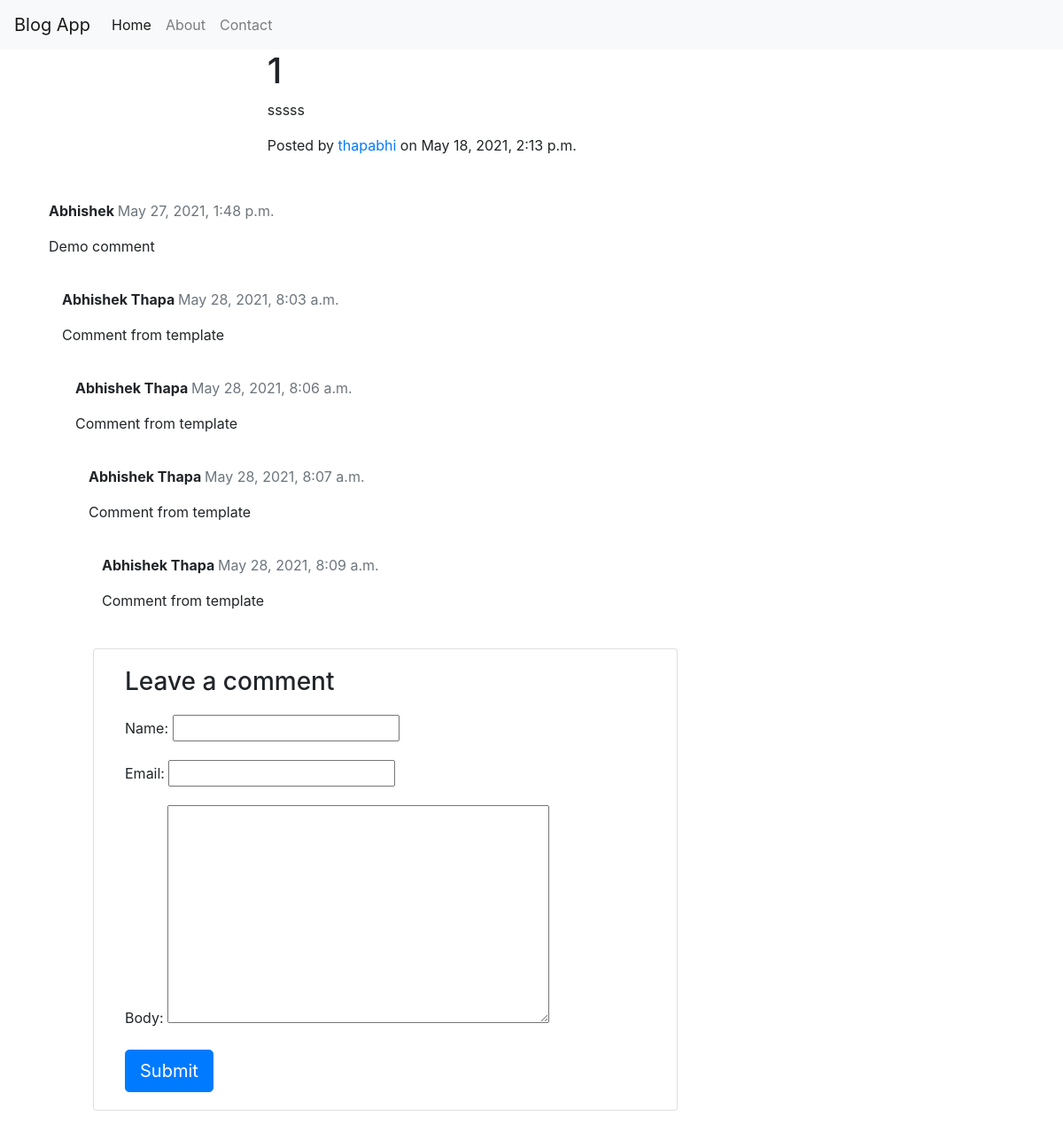
Page /blog/post/12/ on the earlier database version.
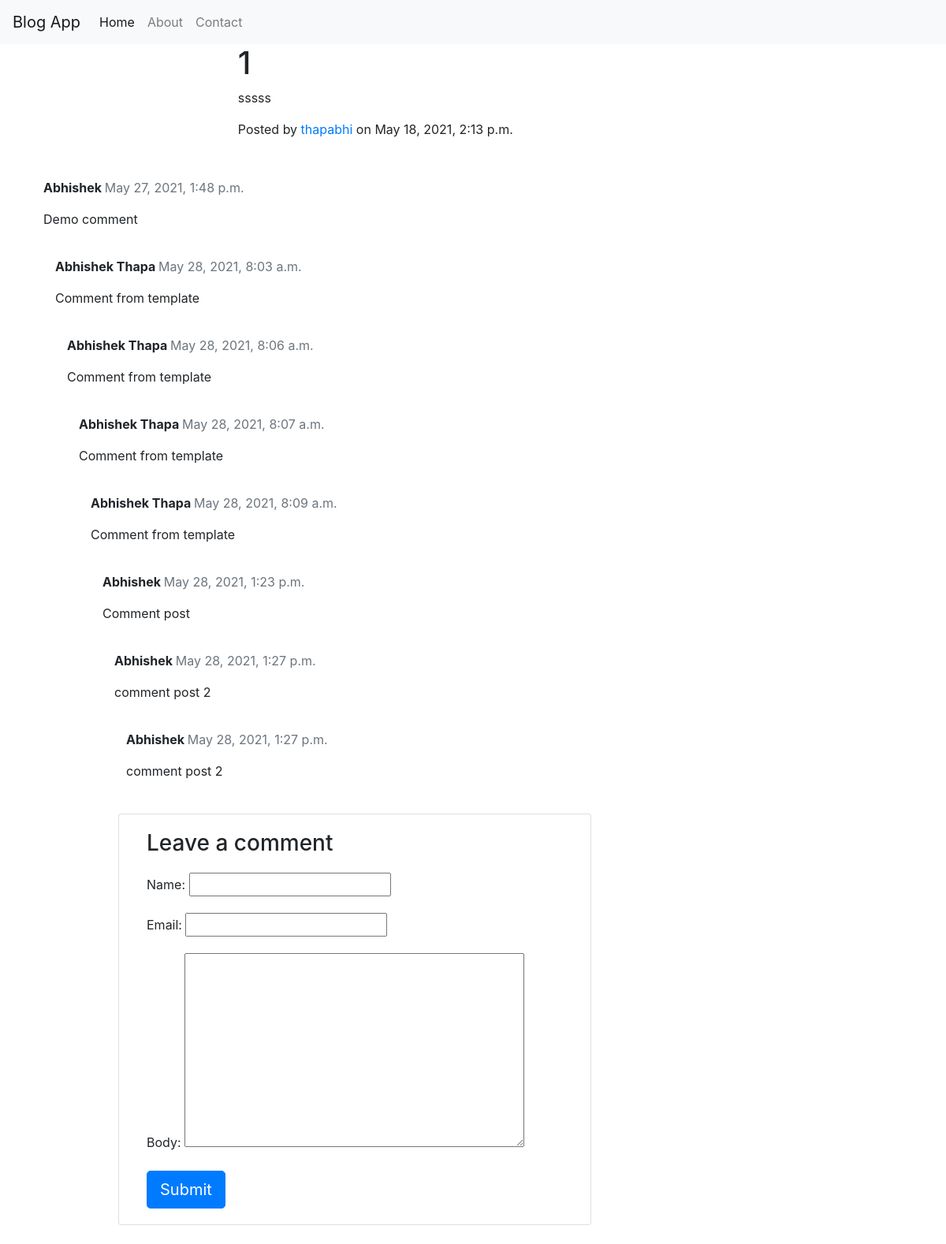
Same page on the later database version.
### blog/models.py (models this page shows, shortened)
class Comment(models.Model):
    post = models.ForeignKey(Post, on_delete=models.CASCADE, related_name='comments')
    name = models.CharField(max_length=80)
    email = models.EmailField()
    body = models.TextField()
    created_on = models.DateTimeField(default=timezone.now)
    active = models.BooleanField(default=True)
    class Meta:
        ordering = ['created_on']

### blog/views.py (the view)
# urls.py: path('post/<int:pk>/', views.post_detail, name='post_detail'),
def post_detail(request, pk):
    post = get_object_or_404(Post, pk=pk)
    comments = post.comments.filter(active=True)
    new_comment = None
    if request.method == 'POST':
        comment_form = CommentForm(request.POST)
        if comment_form.is_valid():
            new_comment = comment_form.save(commit=False)
            new_comment.post = post
            new_comment.save()
    else:
        comment_form = CommentForm()
    return render(request, 'post_detail.html', {'post': post, 'comments': comments, 'new_comment':new_comment, 'comment_form':comment_form})

### blog/forms.py
class CommentForm(forms.ModelForm):
    class Meta:
        model = Comment
        fields = ('name', 'email', 'body')

### blog/templates/post_detail.html (shortened to what this page needs)
{% extends 'base.html' %}
{% block body %}
<article class="mb-4">
    <div class="container px-4 px-lg-5">
        <div class="row gx-4 gx-lg-5 justify-content-center">
            <div class="col-md-10 col-lg-8 col-xl-7">
                <h1>{{post.title}}</h1>
                <p>{{post.text}}</p>
                <p class="post-meta">
                    Posted by
                    <a href="#!">{{ post.author }}</a>
                    on {{ post.published_date}}
                </p>
            </div>
        </div>
    </div>
</article>
{% for comment in comments %}
<div class="container">
    <div class="comments" style="padding: 10px;">
        <p class="font-weight-bold">
        {{ comment.name }}
        <span class=" text-muted font-weight-normal">
            {{ comment.created_on }}
        </span>
        </p>
        {{ comment.body | linebreaks }}
    </div>
    {% endfor %}
    <div class="col-md-8 card mb-4  mt-3 ">
        <div class="card-body">
            <h3>Leave a comment</h3>
            <form method="post" style="margin-top: 1.3em;">
            {{ comment_form.as_p }}
            <button type="submit" class="btn btn-primary  btn-lg">Submit</button>
            </form>
        </div>
    </div>
</div>
{% endblock %}

Differences in the rows shown:
added Comment: name "Abhishek", created_on "May 28, 2021, 1:23 p.m.", body "Comment post"
added Comment: name "Abhishek", created_on "May 28, 2021, 1:27 p.m.", body "comment post 2"
added Comment: name "Abhishek", created_on "May 28, 2021, 1:27 p.m.", body "comment post 2"
